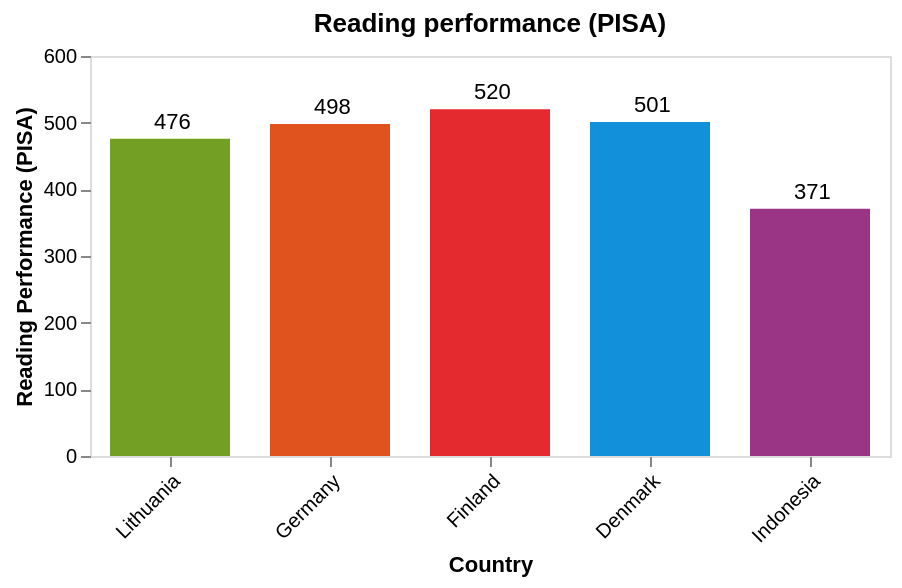

The specification (Vega-Lite) saved for this image:
### Vega-Lite specification from a JSON file in a GitHub repository (floating-point values rounded to 4 significant figures)
{"$schema": "https://vega.github.io/schema/vega-lite/v5.json", "vconcat": [{"title": "Reading performance (PISA)", "description": "A comparison of the Reading performance (PISA) across different countries.", "width": 400, "height": 200, "data": {"values": [{"Country": "Indonesia", "Reading Performance (PISA)": 371}, {"Country": "Lithuania", "Reading Performance (PISA)": 476}, {"Country": "Germany", "Reading Performance (PISA)": 498}, {"Country": "Denmark", "Reading Performance (PISA)": 501}, {"Country": "Finland", "Reading Performance (PISA)": 520}]}, "layer": [{"mark": {"type": "bar", "color": "#4682b4"}, "encoding": {"color": {"field": "Country", "type": "nominal", "legend": null, "condition": {"test": "datum.Country === 'none'", "value": "#000000"}, "scale": {"domain": ["Indonesia", "Lithuania", "Germany", "Denmark", "Finland"], "range": ["#9a3585", "#739f25", "#e0531f", "#1290da", "#e52a2f"]}}, "opacity": {"condition": {"test": "datum.Country === 'none'", "value": 1}, "value": 1}, "size": {"condition": {"test": "datum.Country === 'none'", "value": 60}, "value": 60}}}, {"mark": {"type": "text", "align": "left", "baseline": "middle", "dx": -8, "dy": -8, "angle": 0, "fontSize": 11, "color": "black", "opacity": 1}, "encoding": {"text": {"field": "Reading Performance (PISA)", "type": "quantitative"}, "color": {"value": "#000000"}}}], "encoding": {"x": {"field": "Country", "type": "nominal", "sort": ["Lithuania", "Germany", "Finland", "Denmark", "Indonesia"], "axis": {"grid": false, "tickCount": 5, "domain": false, "labelAngle": -45}}, "y": {"field": "Reading Performance (PISA)", "type": "quantitative", "axis": {"grid": false, "tickCount": 5, "domain": false}, "scale": {"domain": [0, 600]}}}}], "name": "RP"}
